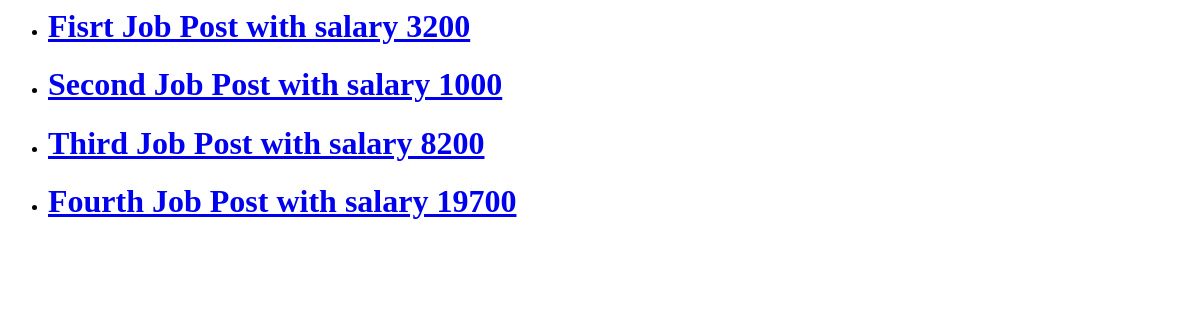
The app's page /, older data.
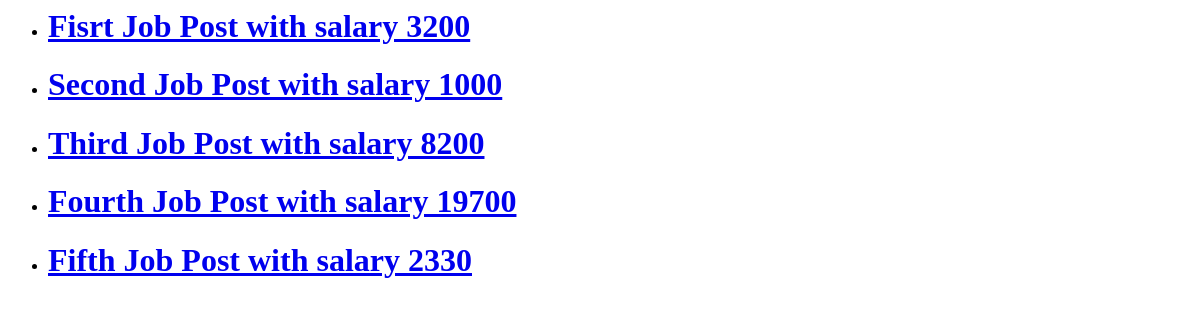
The same page, newer data.
### app/models.py (models this page shows, shortened)
class JobPost(models.Model):
    objects = None
    title = models.CharField(max_length=200)
    description = models.CharField(max_length=200)
    date = models.DateTimeField(auto_now_add=True)
    expiry = models.DateField(null=True)
    salary = models.IntegerField()
    slug = models.SlugField(null=True, max_length=40, unique=True)
    location = models.OneToOneField(Location, null=True,
                                    on_delete=models.CASCADE)
    author = models.ForeignKey(Author, on_delete=models.CASCADE,
                               null=True)
    skills = models.ManyToManyField(Skills)
    def __str__(self):
        return f"{self.title} with salary {self.salary}"

### app/views.py (the view)
# urls.py: path("", job_list, name="jobs_home"),
def job_list(request):
    jobs = JobPost.objects.all()
    contex = {"jobs":jobs}
    return render(request, "app/index.html", contex)

### app/templates/app/index.html
<ul>
  {% for job in jobs %}
  <li>
    <a href ="{% url 'jobs_detail' job.id %}"><h1>{{job}}</h1></a>
  </li>
  {% endfor %}
</ul>

Row changes from the older to the newer data that the page shows:
added JobPost: title+salary "Fifth Job Post with salary 2330"
